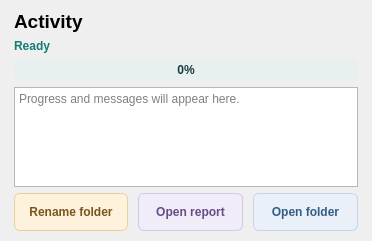
                                          <widget class="QFrame" name="activityCard">
                                            <property name="maximumSize"><size><width>16777215</width><height>270</height></size></property>
                                            <property name="sizePolicy"><sizepolicy hsizetype="Expanding" vsizetype="Maximum"><horstretch>0</horstretch><verstretch>0</verstretch></sizepolicy></property>
                                            <property name="styleSheet">
                                              <string>QFrame#activityCard {background:#FFFFFF; border:1px solid #DDE6E8; border-radius:10px;}</string>
                                            </property>
                                            <layout class="QVBoxLayout" name="activityCardLayout">
                                              <property name="spacing">
                                                <number>6</number>
                                              </property>
                                              <property name="leftMargin">
                                                <number>14</number>
                                              </property>
                                              <property name="topMargin">
                                                <number>10</number>
                                              </property>
                                              <property name="rightMargin">
                                                <number>14</number>
                                              </property>
                                              <property name="bottomMargin">
                                                <number>10</number>
                                              </property>
                                              <item>
                                                <widget class="QLabel" name="activityCardTitle">
                                                  <property name="styleSheet">
                                                    <string>font-size:19px; font-weight:600;</string>
                                                  </property>
                                                  <property name="text">
                                                    <string>Activity</string>
                                                  </property>
                                                  <property name="wordWrap">
                                                    <bool>true</bool>
                                                  </property>
                                                </widget>
                                              </item>
                                              <item>
                                                <layout class="QHBoxLayout" name="statusRow">
                                                  <property name="spacing">
                                                    <number>10</number>
                                                  </property>
                                                  <property name="leftMargin">
                                                    <number>0</number>
                                                  </property>
                                                  <property name="topMargin">
                                                    <number>0</number>
                                                  </property>
                                                  <property name="rightMargin">
                                                    <number>0</number>
                                                  </property>
                                                  <property name="bottomMargin">
                                                    <number>0</number>
                                                  </property>
                                                  <item>
                                                    <widget class="QLabel" name="statusLabel">
                                                      <property name="visible">
                                                        <bool>false</bool>
                                                      </property>
                                                      <property name="styleSheet">
                                                        <string>color:#147D72; font-weight:600;</string>
                                                      </property>
                                                      <property name="text">
                                                        <string>Ready</string>
                                                      </property>
                                                      <property name="wordWrap">
                                                        <bool>true</bool>
                                                      </property>
                                                    </widget>
                                                  </item>
                                                  <item>
                                                    <widget class="QLabel" name="elapsedLabel">
                                                      <property name="text">
                                                        <string/>
                                                      </property>
                                                      <property name="wordWrap">
                                                        <bool>true</bool>
                                                      </property>
                                                    </widget>
                                                  </item>
                                                </layout>
                                              </item>
                                              <item>
                                                <widget class="QProgressBar" name="progressBar">
                                                  <property name="toolTip">
                                                    <string>Download progress. The percentage is estimated when only an approximate total is available.</string>
                                                  </property>
                                                  <property name="styleSheet">
                                                    <string>QProgressBar#progressBar {background:#E8EFEF;color:#173B40;border:none;border-radius:5px;min-height:22px;max-height:22px;font-size:12px;font-weight:600;} QProgressBar#progressBar::chunk {background:#69BEB0;border-radius:5px;}</string>
                                                  </property>
                                                  <property name="value">
                                                    <number>0</number>
                                                  </property>
                                                  <property name="alignment">
                                                    <set>Qt::AlignmentFlag::AlignCenter</set>
                                                  </property>
                                                  <property name="textVisible">
                                                    <bool>true</bool>
                                                  </property>
                                                  <property name="format">
                                                    <string>%p%</string>
                                                  </property>
                                                </widget>
                                              </item>
                                              <item>
                                                <widget class="QPlainTextEdit" name="activityLog">
                                                  <property name="maximumSize"><size><width>16777215</width><height>100</height></size></property>
                                                  <property name="minimumSize">
                                                    <size>
                                                      <width>0</width>
                                                      <height>70</height>
                                                    </size>
                                                  </property>
                                                  <property name="readOnly">
                                                    <bool>true</bool>
                                                  </property>
                                                  <property name="placeholderText">
                                                    <string>Progress and messages will appear here.</string>
                                                  </property>
                                                </widget>
                                              </item>
                                              <item>
                                                <layout class="QHBoxLayout" name="reportActionsRow">
                                                  <property name="spacing">
                                                    <number>10</number>
                                                  </property>
                                                  <property name="leftMargin">
                                                    <number>0</number>
                                                  </property>
                                                  <property name="topMargin">
                                                    <number>0</number>
                                                  </property>
                                                  <property name="rightMargin">
                                                    <number>0</number>
                                                  </property>
                                                  <property name="bottomMargin">
                                                    <number>0</number>
                                                  </property>
                                                  <item>
                                                    <widget class="QPushButton" name="renameFolderButton">
                                                      <property name="minimumSize">
                                                        <size>
                                                          <width>105</width>
                                                          <height>38</height>
                                                        </size>
                                                      </property>
                                                      <property name="styleSheet">
                                                        <string>QPushButton#renameFolderButton {background:#FFF2DC; color:#79551B; border:1px solid #E8CF9F; border-radius:6px; padding:8px 14px; font-weight:600;}
QPushButton#renameFolderButton:hover {background:#F9E6C2;}
QPushButton#renameFolderButton:pressed {background:#F0D7A8;}
QPushButton#renameFolderButton:focus {border:2px solid #79551B; padding:7px 13px;}
QPushButton#renameFolderButton:disabled {background:#EDF1F2; color:#87999D; border:1px solid #D8E1E3;}</string>
                                                      </property>
                                                      <property name="text">
                                                        <string>Rename folder</string>
                                                      </property>
                                                    </widget>
                                                  </item>
                                                  <item>
                                                    <widget class="QPushButton" name="openReportButton">
                                                      <property name="minimumSize">
                                                        <size>
                                                          <width>105</width>
                                                          <height>38</height>
                                                        </size>
                                                      </property>
                                                      <property name="styleSheet">
                                                        <string>QPushButton#openReportButton {background:#F0ECF8; color:#654D87; border:1px solid #D3C7E7; border-radius:6px; padding:8px 14px; font-weight:600;}
QPushButton#openReportButton:hover {background:#E5DDF1;}
QPushButton#openReportButton:pressed {background:#D9CEE9;}
QPushButton#openReportButton:focus {border:2px solid #654D87; padding:7px 13px;}
QPushButton#openReportButton:disabled {background:#EDF1F2; color:#87999D; border:1px solid #D8E1E3;}</string>
                                                      </property>
                                                      <property name="text">
                                                        <string>Open report</string>
                                                      </property>
                                                    </widget>
                                                  </item>
                                                  <item>
                                                    <widget class="QPushButton" name="openOutputFolderButton">
                                                      <property name="minimumSize">
                                                        <size>
                                                          <width>105</width>
                                                          <height>38</height>
                                                        </size>
                                                      </property>
                                                      <property name="styleSheet">
                                                        <string>QPushButton#openOutputFolderButton {background:#E9F0F8; color:#335D87; border:1px solid #C4D4E6; border-radius:6px; padding:8px 14px; font-weight:600;}
QPushButton#openOutputFolderButton:hover {background:#DBE7F4;}
QPushButton#openOutputFolderButton:pressed {background:#CBDCEF;}
QPushButton#openOutputFolderButton:focus {border:2px solid #335D87; padding:7px 13px;}
QPushButton#openOutputFolderButton:disabled {background:#EDF1F2; color:#87999D; border:1px solid #D8E1E3;}</string>
                                                      </property>
                                                      <property name="text">
                                                        <string>Open folder</string>
                                                      </property>
                                                    </widget>
                                                  </item>
                                                </layout>
                                              </item>
                                            </layout>
                                          </widget>
